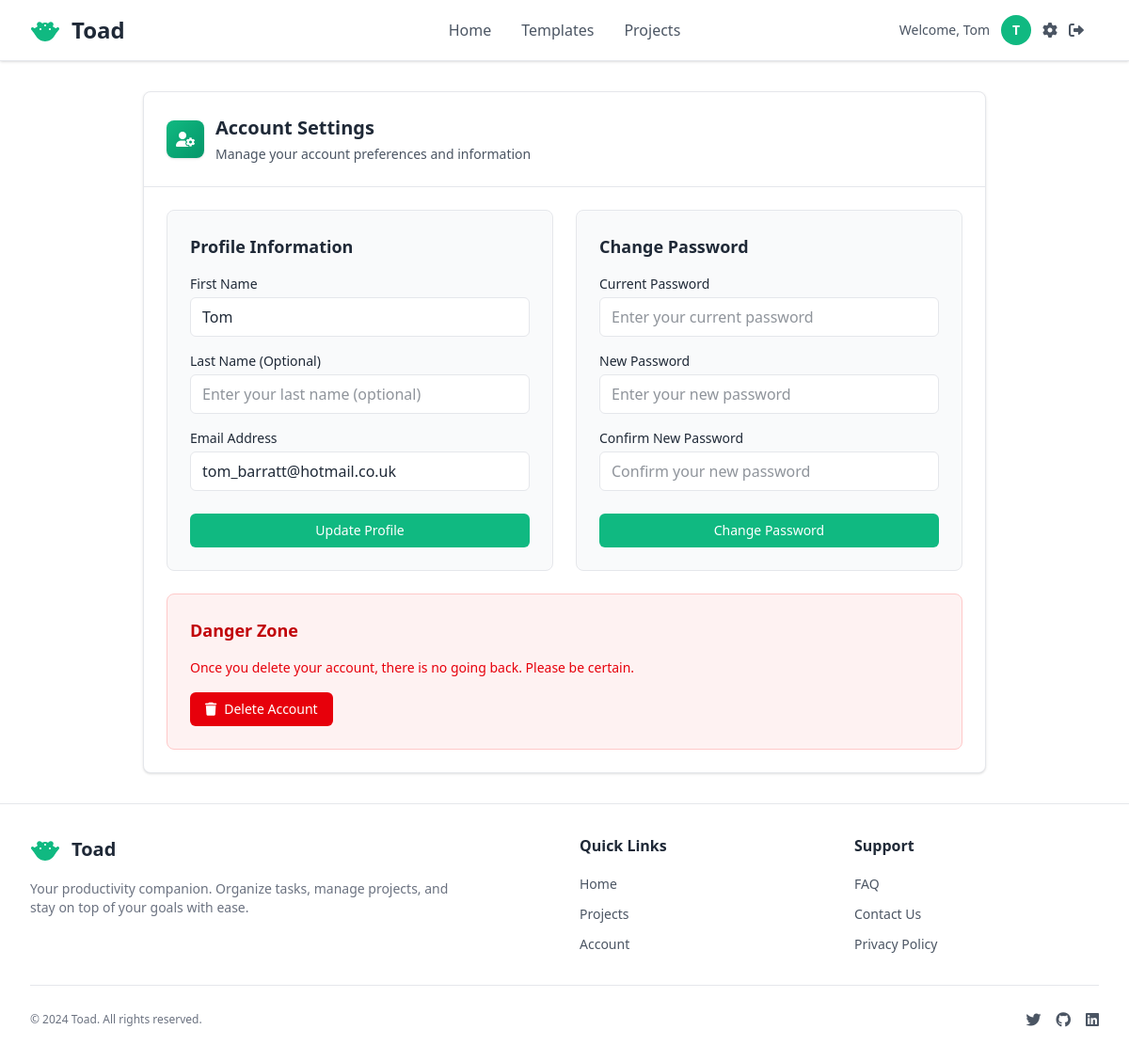
The app's page /accounts/settings/ (signed in) with its own data.
### accounts/models.py (models this page shows, shortened)
class User(AbstractUser):
    username = None  # Remove username field
    email = models.EmailField(unique=True, help_text='Required. Enter a valid email address.')
    first_name = models.CharField(max_length=30, help_text='Required. Enter your first name.')
    last_name = models.CharField(max_length=30, blank=True, help_text='Optional. Enter your last name.')
    USERNAME_FIELD = 'email'
    REQUIRED_FIELDS = ['first_name']  # Fields required when creating superuser (email is already included)
    objects = CustomUserManager()
    def get_short_name(self):
        return self.first_name

### accounts/views.py (the view, shortened to what this page needs)
# urls.py: path('settings/', account_settings_view, name='account_settings'),
@login_required
def account_settings_view(request):
    profile_form = ProfileUpdateForm(instance=request.user)
    password_form = CustomPasswordChangeForm(request.user)
    context = {
        'profile_form': profile_form,
        'password_form': password_form,
        'user': request.user,
    }
    return render(request, 'accounts/account_settings.html', context)

### accounts/templates/accounts/account_settings.html (shortened to what this page needs)
{% extends "pages/layout.html" %}
{% load static %}
{% block content %}
<div class="max-w-4xl mx-auto">
    <div class="bg-[var(--container-bg)] rounded-lg shadow-sm border border-[var(--border-color)] overflow-hidden">
        <div class="p-6 border-b border-[var(--border-color)]">
            <div class="flex items-center space-x-3">
                <div class="flex items-center justify-center w-10 h-10 bg-gradient-to-br from-[var(--primary-action-bg)] to-[var(--primary-action-hover-bg)] rounded-lg shadow-sm">
                    <i class="fas fa-user-cog text-white"></i>
                </div>
                <div>
                    <h1 class="text-xl font-semibold text-[var(--title-text)]">Account Settings</h1>
                    <p class="text-sm text-[var(--text-secondary)] mt-1">Manage your account preferences and information</p>
                </div>
            </div>
        </div>
        <div class="p-6">
            <div class="grid grid-cols-1 md:grid-cols-2 gap-6">
                <div class="bg-[var(--grid-header-bg)] border border-[var(--border-color)] rounded-lg p-6">
                    <h2 class="text-lg font-semibold text-[var(--title-text)] mb-4">Profile Information</h2>
                    <form method="post" action="{% url 'accounts:account_settings' %}">
                        <div class="space-y-4">
                            <div>
                                <label for="{{ profile_form.first_name.id_for_label }}" class="block text-sm font-medium text-[var(--text-primary)] mb-1">{{ profile_form.first_name.label }}</label>
                                {{ profile_form.first_name }}
                            </div>
                            <div>
                                <label for="{{ profile_form.last_name.id_for_label }}" class="block text-sm font-medium text-[var(--text-primary)] mb-1">{{ profile_form.last_name.label }}</label>
                                {{ profile_form.last_name }}
                            </div>
                            <div>
                                <label for="{{ profile_form.email.id_for_label }}" class="block text-sm font-medium text-[var(--text-primary)] mb-1">{{ profile_form.email.label }}</label>
                                {{ profile_form.email }}
                            </div>
                            <div class="pt-2">
                                <button type="submit"
                                        class="w-full bg-[var(--primary-action-bg)] hover:bg-[var(--primary-action-hover-bg)] text-[var(--primary-action-text)] px-4 py-2 rounded-md text-sm font-medium transition-colors">
                                    Update Profile
                                </button>
                            </div>
                        </div>
                    </form>
                </div>
                <div class="bg-[var(--grid-header-bg)] border border-[var(--border-color)] rounded-lg p-6">
                    <h2 class="text-lg font-semibold text-[var(--title-text)] mb-4">Change Password</h2>
                    <form method="post" action="{% url 'accounts:account_settings' %}">
                        <div class="space-y-4">
                            <div>
                                <label for="{{ password_form.old_password.id_for_label }}" class="block text-sm font-medium text-[var(--text-primary)] mb-1">{{ password_form.old_password.label }}</label>
                                {{ password_form.old_password }}
                            </div>
                            <div>
                                <label for="{{ password_form.new_password1.id_for_label }}" class="block text-sm font-medium text-[var(--text-primary)] mb-1">{{ password_form.new_password1.label }}</label>
                                {{ password_form.new_password1 }}
                            </div>
                            <div>
                                <label for="{{ password_form.new_password2.id_for_label }}" class="block text-sm font-medium text-[var(--text-primary)] mb-1">{{ password_form.new_password2.label }}</label>
                                {{ password_form.new_password2 }}
                            </div>
                            <div class="pt-2">
                                <button type="submit"
                                        class="w-full bg-[var(--primary-action-bg)] hover:bg-[var(--primary-action-hover-bg)] text-[var(--primary-action-text)] px-4 py-2 rounded-md text-sm font-medium transition-colors">
                                    Change Password
                                </button>
                            </div>
                        </div>
                    </form>
                </div>
            </div>
            <div class="mt-6 bg-red-50 border border-red-200 rounded-lg p-6">
                <h2 class="text-lg font-semibold text-red-700 mb-4">Danger Zone</h2>
                <p class="text-sm text-red-600 mb-4">Once you delete your account, there is no going back. Please be certain.</p>
                <a href="{% url 'accounts:delete_account' %}"
                   class="inline-flex items-center px-4 py-2 bg-red-600 hover:bg-red-700 text-white rounded-md text-sm font-medium transition-colors">
                    <i class="fas fa-trash mr-2"></i>Delete Account
                </a>
            </div>
        </div>
    </div>
</div>
{% endblock %}

### pages/templates/pages/layout.html (shortened to what this page needs)
<!DOCTYPE html>
{% load static %}
<html lang="en">
<head>
    <link rel="preload" href="https://cdnjs.cloudflare.com/ajax/libs/font-awesome/6.0.0/css/all.min.css" as="style" onload="this.onload=null;this.rel='stylesheet'">
    <link rel="stylesheet" href="{% static 'css/output.css' %}">
    <link rel="stylesheet" href="{% static 'css/non-tailwind/non-tailwind.css' %}">
</head>
<body class="bg-[var(--main-bg)] min-h-screen flex flex-col">
    <nav class="bg-[var(--container-bg)] shadow-sm border-b border-[var(--border-color)]">
        <div class="w-full px-4 sm:px-6 lg:px-8">
            <div class="relative flex items-center h-16">
                <div class="flex items-center space-x-3">
                    <h1 class="text-2xl font-bold text-[var(--title-text)]">Toad</h1>
                </div>
                <div class="hidden md:flex absolute left-1/2 transform -translate-x-1/2 items-center space-x-8">
                    <a href="{% url 'pages:home' %}" class="text-[var(--text-secondary)] hover:text-[var(--title-text)] transition-colors duration-200 font-medium whitespace-nowrap">
                        Home
                    </a>
                    <a href="{% url 'pages:templates_overview' %}" class="text-[var(--text-secondary)] hover:text-[var(--title-text)] transition-colors duration-200 font-medium whitespace-nowrap">
                        Templates
                    </a>
                    {% if user.is_authenticated %}
                    <a href="{% url 'pages:project_list' %}" class="text-[var(--text-secondary)] hover:text-[var(--title-text)] transition-colors duration-200 font-medium whitespace-nowrap">
                        Projects
                    </a>
                    {% endif %}
                </div>
                <div class="ml-auto flex items-center space-x-4">
                    {% if user.is_authenticated %}
                        <div class="hidden lg:flex items-center space-x-3">
                            <span class="text-[var(--text-secondary)] text-sm whitespace-nowrap">Welcome, {{ user.get_short_name }}</span>
                            <div class="w-8 h-8 bg-[var(--primary-action-bg)] rounded-full flex items-center justify-center">
                                <span class="text-[var(--primary-action-text)] text-sm font-semibold">
                                    {{ user.first_name|first|upper }}
                                </span>
                            </div>
                            <a href="{% url 'accounts:account_settings' %}" class="text-[var(--text-secondary)] hover:text-[var(--title-text)] transition-colors duration-200">
                                <i class="fas fa-cog"></i>
                            </a>
                            <a href="{% url 'accounts:logout' %}" class="text-[var(--text-secondary)] hover:text-[var(--title-text)] transition-colors duration-200">
                                <i class="fas fa-sign-out-alt"></i>
                            </a>
                        </div>
                    {% else %}
                        <a href="{% url 'accounts:login' %}" class="bg-[var(--primary-action-bg)] hover:bg-[var(--primary-action-hover-bg)] text-[var(--primary-action-text)] px-4 py-2 rounded-md text-sm font-medium transition-colors duration-200 whitespace-nowrap">
                            Sign In
                        </a>
                    {% endif %}
                </div>
            </div>
        </div>
    </nav>
    <main class="flex-1">
        <div id="app" class="min-h-full p-4 sm:p-6 md:p-8">
            <div class="max-w-full mx-auto">
                {% block content %}
                {% endblock %}
            </div>
        </div>
    </main>
    <footer class="bg-[var(--container-bg)] border-t border-[var(--border-color)] mt-auto">
        <div class="max-w-7xl mx-auto px-4 sm:px-6 lg:px-8 py-8">
            <div class="grid grid-cols-1 md:grid-cols-4 gap-8">
                <div class="col-span-1 md:col-span-2">
                    <div class="flex items-center space-x-3 mb-4">
                        <h2 class="text-xl font-bold text-[var(--title-text)]">Toad</h2>
                    </div>
                    <p class="text-[var(--subtitle-text)] text-sm max-w-md">
                        Your productivity companion. Organize tasks, manage projects, and stay on top of your goals with ease.
                    </p>
                </div>
                <div>
                    <h3 class="text-[var(--title-text)] font-semibold mb-4">Quick Links</h3>
                    <ul class="space-y-2">
                        <li><a href="{% url 'pages:home' %}" class="text-[var(--text-secondary)] hover:text-[var(--primary-action-bg)] transition-colors duration-200 text-sm">Home</a></li>
                        {% if user.is_authenticated %}
                        <li><a href="{% url 'pages:project_list' %}" class="text-[var(--text-secondary)] hover:text-[var(--primary-action-bg)] transition-colors duration-200 text-sm">Projects</a></li>
                        {% endif %}
                        <li><a href="{% url 'accounts:login' %}" class="text-[var(--text-secondary)] hover:text-[var(--primary-action-bg)] transition-colors duration-200 text-sm">{% if user.is_authenticated %}Account{% else %}Sign In{% endif %}</a></li>
                    </ul>
                </div>
                <div>
                    <h3 class="text-[var(--title-text)] font-semibold mb-4">Support</h3>
                    <ul class="space-y-2">
                        <li><a href="#" class="text-[var(--text-secondary)] hover:text-[var(--primary-action-bg)] transition-colors duration-200 text-sm">FAQ</a></li>
                        <li><a href="#" class="text-[var(--text-secondary)] hover:text-[var(--primary-action-bg)] transition-colors duration-200 text-sm">Contact Us</a></li>
                        <li><a href="#" class="text-[var(--text-secondary)] hover:text-[var(--primary-action-bg)] transition-colors duration-200 text-sm">Privacy Policy</a></li>
                    </ul>
                </div>
            </div>
            <div class="border-t border-[var(--border-color)] mt-8 pt-6 flex flex-col sm:flex-row justify-between items-center">
                <p class="text-[var(--subtitle-text)] text-xs">
                    &copy; 2024 Toad. All rights reserved.
                </p>
                <div class="flex items-center space-x-4 mt-4 sm:mt-0">
                    <a href="#" class="text-[var(--text-secondary)] hover:text-[var(--primary-action-bg)] transition-colors duration-200">
                        <i class="fab fa-twitter"></i>
                    </a>
                    <a href="#" class="text-[var(--text-secondary)] hover:text-[var(--primary-action-bg)] transition-colors duration-200">
                        <i class="fab fa-github"></i>
                    </a>
                    <a href="#" class="text-[var(--text-secondary)] hover:text-[var(--primary-action-bg)] transition-colors duration-200">
                        <i class="fab fa-linkedin"></i>
                    </a>
                </div>
            </div>
        </div>
    </footer>
</body>
</html>

### records on screen
User: get_short_name "Tom", first_name|first "T", first_name "Tom", email "tom_barratt@hotmail.co.uk"

### other values on screen
{{ profile_form.first_name.label }} "First Name"
{{ profile_form.last_name.label }} "Last Name (Optional)"
{{ profile_form.email.label }} "Email Address"
{{ password_form.old_password.label }} "Current Password"
{{ password_form.new_password1.label }} "New Password"
{{ password_form.new_password2.label }} "Confirm New Password"
